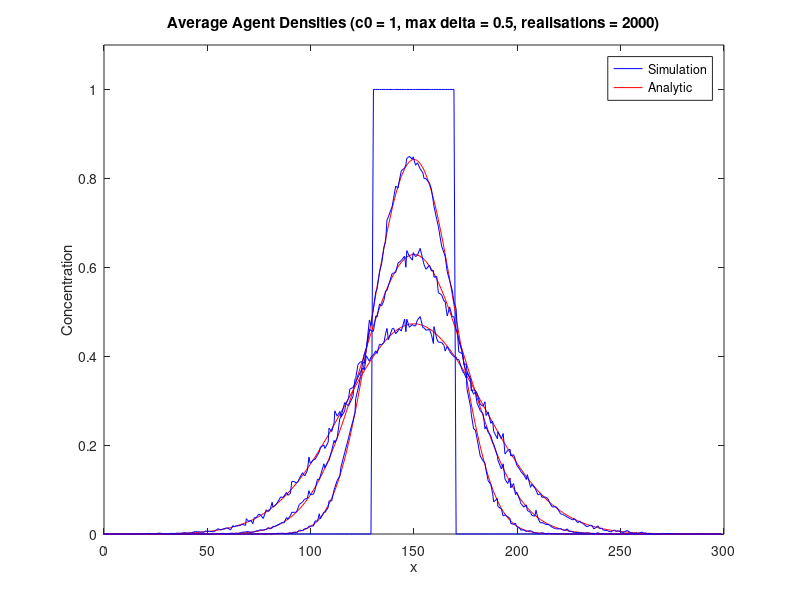

MATLAB code for this plot:
clear all;
close all;
clc;

%% load simulation results
load('lattice_profile_init.mat');
mesh = node_positions_0_50_0(:, 1);
nodeCount = length(mesh);

%% determine the analytic solutions
c0 = 1;
analytic_sol = @(c0, x, t) (c0/2) * ...
    (erf((20 - (x - 150)) / (2 * sqrt(1/2 * t))) + erf((20 + (x - 150)) / (2 * sqrt(1/2 * t))));

sol_200_analytic = zeros(nodeCount, 1);
sol_500_analytic = zeros(nodeCount, 1);
sol_1000_analytic = zeros(nodeCount, 1);

for i = 1:nodeCount
    sol_200_analytic(i) = analytic_sol(c0, mesh(i), 200);
    sol_500_analytic(i) = analytic_sol(c0, mesh(i), 500);
    sol_1000_analytic(i) = analytic_sol(c0, mesh(i), 1000);
end

%% determine the averaged solutions for t = 0
sol_init = lattice_profile_0_50_init;

%% determine the averaged solutions for t = 200
load('lattice_profile_200.mat');

sol_200_avg = zeros(nodeCount, 1);
realisationMaxIndex = 1999;

for i = 0:realisationMaxIndex
    eval(['sol_200_avg = sol_200_avg + lattice_profile_0_50_0_' num2str(i) '(:);']);
end
sol_200_avg = sol_200_avg / (realisationMaxIndex + 1);

%% determine the averaged solutions for t = 500
load('lattice_profile_500.mat');

sol_500_avg = zeros(nodeCount, 1);
for i = 0:realisationMaxIndex
    eval(['sol_500_avg = sol_500_avg + lattice_profile_0_50_0_' num2str(i) '(:);']);
end
sol_500_avg = sol_500_avg / (realisationMaxIndex + 1);

%% determine the averaged solutions for t = 1000
load('lattice_profile_1000.mat');

sol_1000_avg = zeros(nodeCount, 1);

for i = 0:realisationMaxIndex
    eval(['sol_1000_avg = sol_1000_avg + lattice_profile_0_50_0_' num2str(i) '(:);']);
end
sol_1000_avg = sol_1000_avg / (realisationMaxIndex + 1);

%% plot solutions
figure;

plot(mesh, sol_init, 'b');
hold all;

plot(mesh, sol_200_analytic, 'r');
plot(mesh, sol_200_avg, 'b');

plot(mesh, sol_500_analytic, 'r');
plot(mesh, sol_500_avg, 'b');

plot(mesh, sol_1000_analytic, 'r');
plot(mesh, sol_1000_avg, 'b');

title('Average Agent Densities (c0 = 1, max delta = 0.5, realisations = 2000)', ...
    'FontWeight', 'Bold');
xlabel('x');
ylabel('Concentration');
ylim([0 1.1]);
xlim([0 300]);
legend('Simulation', 'Analytic');
